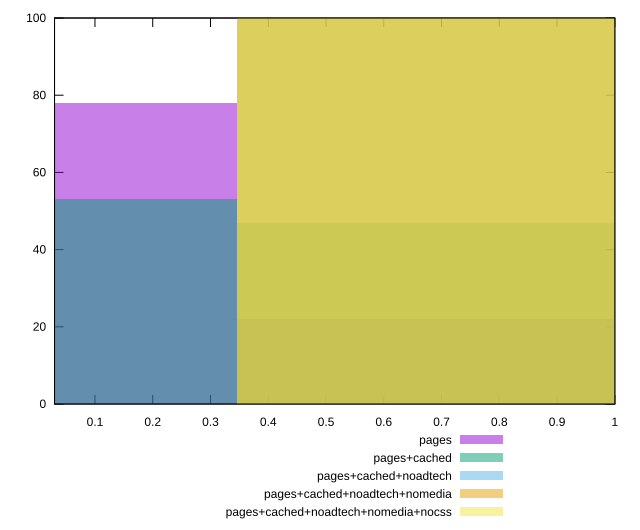

Source code (gnuplot):
reset

$pages <<EOF
0 78
0.6923073968948826 22
EOF

$pagesCached <<EOF
0 53
0.6923073968948826 47
EOF

$pagesCachedNoadtech <<EOF
0.6923073968948826 100
EOF

$pagesCachedNoadtechNomedia <<EOF
0.6923073968948826 100
EOF

$pagesCachedNoadtechNomediaNocss <<EOF
0.6923073968948826 100
EOF

set key outside below
set boxwidth 0.6923073968948826
set xrange [0.03:1]
set yrange [0:100]
set trange [0:100]
set style fill transparent solid 0.5 noborder
set terminal svg size 640, 530 enhanced background rgb 'white'
set output "report_00009_2021-02-08T22-37-41.559Z/estimated-input-latency/comparison/histogram/all_score.svg"

plot $pages title "pages" with boxes, \
     $pagesCached title "pages+cached" with boxes, \
     $pagesCachedNoadtech title "pages+cached+noadtech" with boxes, \
     $pagesCachedNoadtechNomedia title "pages+cached+noadtech+nomedia" with boxes, \
     $pagesCachedNoadtechNomediaNocss title "pages+cached+noadtech+nomedia+nocss" with boxes

reset
